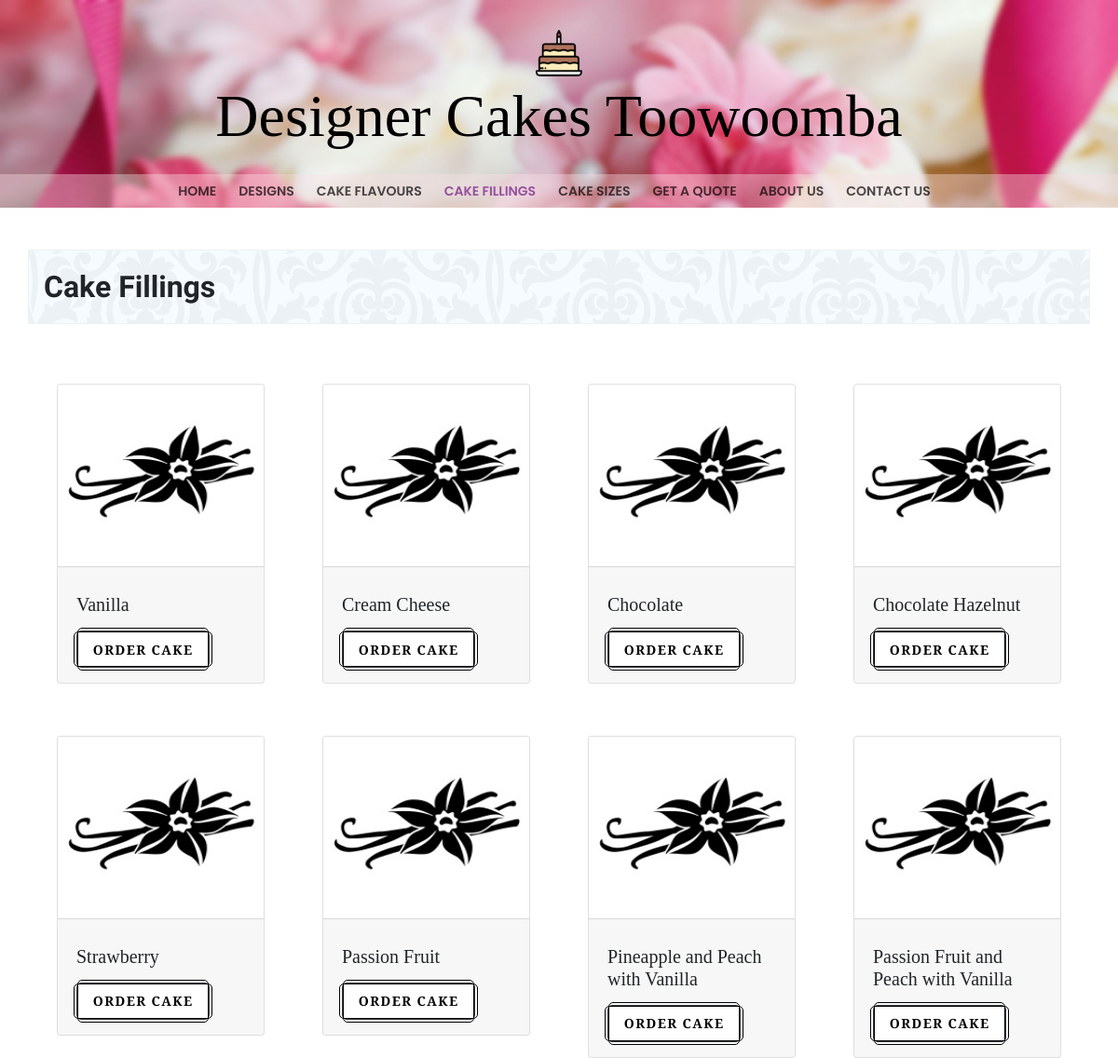
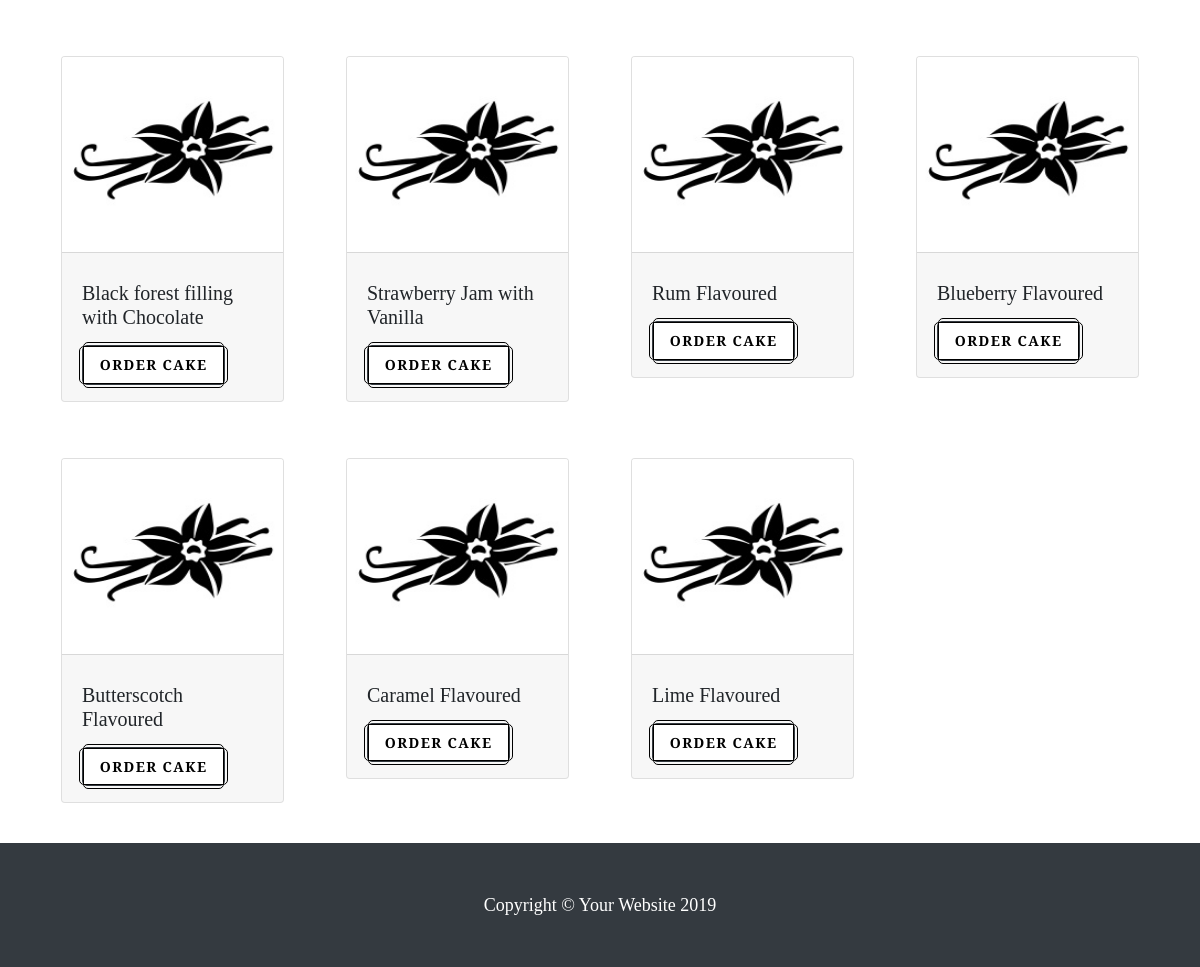
Screenshot of /cake-fillings.php with the database file from the repository (2 pictures, top to bottom).
### tables this page shows
CREATE TABLE `fillings` (
  `id` int(10) UNSIGNED NOT NULL,
  `name` varchar(100) NOT NULL,
  `slug` varchar(100) NOT NULL,
  `image` varchar(100) DEFAULT NULL,
  `created_at` timestamp NOT NULL DEFAULT CURRENT_TIMESTAMP ON UPDATE CURRENT_TIMESTAMP
);

### inc/class.crud.php (called while the page is built, shortened)
<?php
    include_once 'config.php';
    class Filling
    {
        public function __construct()
        {
            try {
                $this->con = new Database();
                $this->con = $this->con->dbConnection();
            } catch (Exception $e) {
                die("Error:" . $e->getMessage());
            }
        }
        function viewFillings() {
            $sql = "SELECT * FROM fillings";
            $stmt = $this->con->prepare($sql);
            $stmt->execute();
            $results = $stmt->fetchAll(PDO::FETCH_ASSOC);
            if ($results) {
                return $results;
            }
        }
    }

### inc/config.php (called while the page is built, shortened)
<?php
class Database
{
    private $host = "localhost";
    private $db_name = "dct";
	private $username = "root";
    private $password = "";
    public function dbConnection()
	{
	    $this->conn = null;
        try
		{
            $this->conn = new PDO("mysql:host=" . $this->host . ";dbname=" . $this->db_name, $this->username, $this->password);
			$this->conn->setAttribute(PDO::ATTR_ERRMODE, PDO::ERRMODE_EXCEPTION);
        }
		catch(PDOException $exception)
		{
            echo "Connection error: " . $exception->getMessage();
        }
        return $this->conn;
    }
}
?>

### cake-fillings.php (the view, shortened to what this page needs)
<?php
	require_once 'inc/config.php';
	require_once 'inc/class.crud.php';
	$fillings = new Filling();
	$filling_details = $fillings->viewFillings();
?>
<!DOCTYPE html>
<html lang="en">
<head>
	<?php include('layout-header.php');?>
</head>
<body>
	<?php include('header.php'); ?>
	<div class="container cake-designs">
		<h1>Cake Fillings</h1>
	</div>
	<div class="container mt-5 cake-filling">
		<div class="row mt-5">
		<?php foreach ($filling_details as $row) { ?>
		<div class="col-lg-3 mb-4">
			<div class="card m-3">
				<img class="card-img-top" src="img/cake-fillings/<?php echo $row['image'];?>" alt="<?php echo $row['name'];?>" style="height: 195px;">
				<div class="card-footer">
					<h5 class="px-3 pt-3 m-0"><?php echo $row['name'];?></h5>
					<a class="btn main-btn btn-dark mx-3 mt-3" href="order-filling.php?filling_id=<?php echo $row['id'];?>">Order Cake</a>
				</div>
			</div>
		</div>
		<?php } ?>
		</div>
	</div>
	<?php include('footer.php'); ?>
</body>
</html>

### css/style.css (style rules this page uses)
body { padding-top: 0px !important; font-family: 'EB Garamond', serif; }
h1 { font-family: 'Dancing Script', cursive; font-weight: 700; line-height: 46px; font-size: 42px; margin: 0 0 23px 0; }
a { text-decoration: none; }
.card-footer { padding: .75rem .25rem; }
.btn-dark:before, .btn-dark:after { border: 1px solid #000; border-color: #000 !important; opacity: 1 !important; }
.main-btn { -webkit-backface-visibility: hidden; position: relative; border-radius: 5px; text-align: center; stroke: #fff; color: #000; font-family: 'EB Garamond', serif; font-size: 14px; font-weight: bold; text-transform: uppercase; -webkit-transition: background 250ms linear; transition: background 250ms linear; z-index: 1; display: inline-block; margin: 4px; background: #FFF; padding: .6em 1.2em; letter-spacing: .1em; }
.main-btn:before { -webkit-transition: 250ms linear; transition: 250ms linear; -webkit-backface-visibility: hidden; content: ''; position: absolute; left: 0; top: 0; z-index: 1; width: 100%; height: 100%; z-index: 1; border: 1px solid #FFF; border-radius: 5px; width: calc(100% + 8px); -webkit-transform: translate(-4px, 0); -moz-transform: translate(-4px, 0); -ms-transform: translate(-4px, 0); -o-transform: translate(-4px, 0); transform: translate(-4px, 0); }
.main-btn:after { -webkit-transition: 250ms linear; transition: 250ms linear; -webkit-backface-visibility: hidden; content: ''; position: absolute; left: 0; top: 0; z-index: 1; width: 100%; height: 100%; z-index: 1; border: 1px solid #FFF; border-radius: 5px; height: calc(100% + 8px); -webkit-transform: translate(0, -4px); -moz-transform: translate(0, -4px); -ms-transform: translate(0, -4px); -o-transform: translate(0, -4px); transform: translate(0, -4px); }
.cake-designs { background: #f6fbff url('../img/cake-bg-small.png'); margin-top: 45px; padding-top: 1px; padding: 1rem; border: 1px solid #ecf1f5; }
.cake-designs h1 { font-size: 2rem; margin-bottom: 0; }

### rows the page displays
fillings: image (picture), name "Vanilla"
fillings: image (picture), name "Cream Cheese"
fillings: image (picture), name "Chocolate"
fillings: image (picture), name "Chocolate Hazelnut"
fillings: image (picture), name "Strawberry"
fillings: image (picture), name "Passion Fruit"
fillings: image (picture), name "Pineapple and Peach with Vanilla"
fillings: image (picture), name "Passion Fruit and Peach with Vanilla"
fillings: image (picture), name "Black forest filling with Chocolate"
fillings: image (picture), name "Strawberry Jam with Vanilla"
fillings: image (picture), name "Rum Flavoured"
fillings: image (picture), name "Blueberry Flavoured"
fillings: image (picture), name "Butterscotch Flavoured"
fillings: image (picture), name "Caramel Flavoured"
fillings: image (picture), name "Lime Flavoured"
